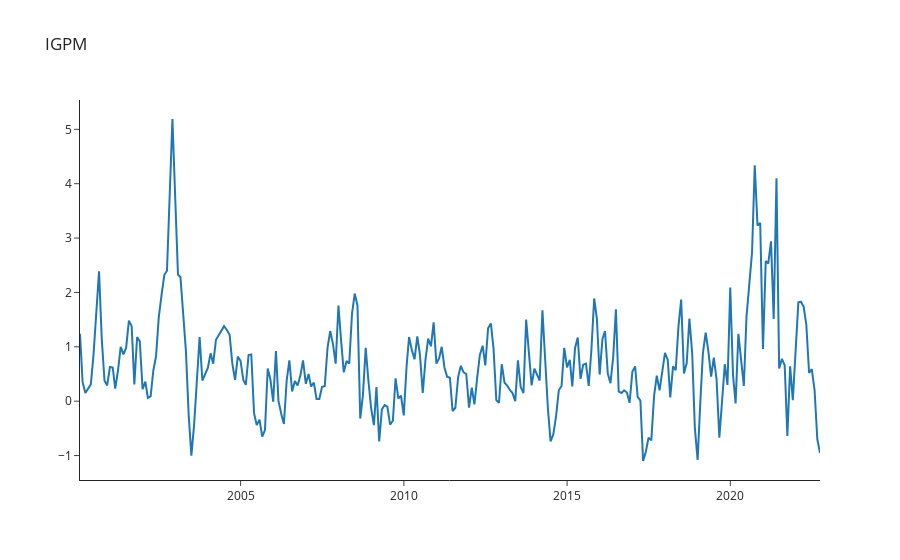

Notebook source saved alongside this figure:
### Code cell
#IGPM (Indice do Aluguel, energia)

igpm = nasdaqdatalink.get('BCB/189', start_date= '2000-01-01')

fig = go.Figure() 
fig.add_trace(go.Scatter(name='IGPM', x=igpm.index, y=igpm.Value)) 
fig.update_layout(title_text='IGPM', template='simple_white') 
fig.show()

### Figure 1 — Plotly figure (JSON) as saved in the notebook; plotly's stock layout.template omitted (floating-point values rounded to 4 significant figures; data arrays with more than 128 entries replaced by an {"elided": "..."} marker saying what was removed)
{"data": [{"name": "IGPM", "type": "scatter", "x": {"elided": "273 str values"}, "y": {"elided": "273 float values"}}], "layout": {"title": {"text": "IGPM"}}}
